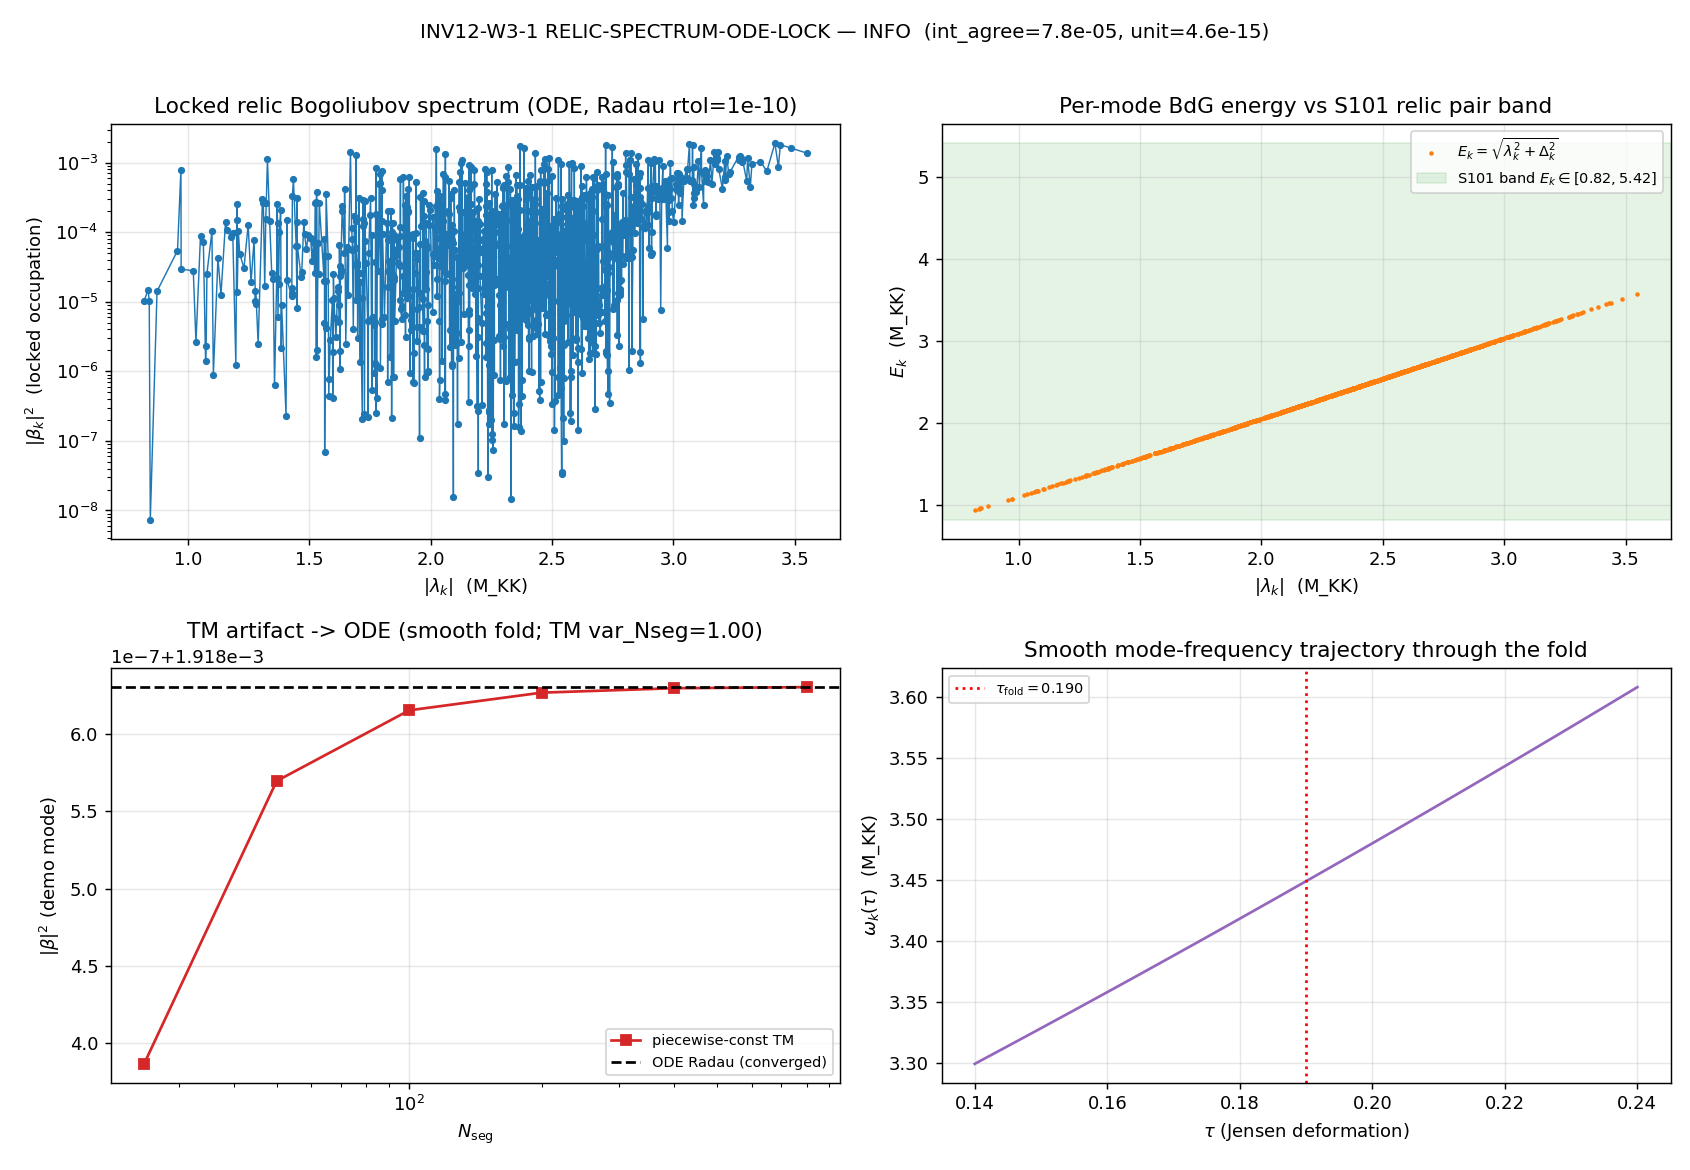

Source code (Python):
#!/usr/bin/env python3
"""
INV12 W3-1 — RELIC-SPECTRUM-ODE-LOCK  (FOUNDATIONAL gate of investigation-12)
=============================================================================

Gate: INV12-W3-1-RELIC-SPECTRUM-ODE-LOCK ([VERIFY])

Pre-registered threshold (plan §W3-1 `operator`):
  max_k | |beta_k|^2(Radau) - |beta_k|^2(DOP853) | / |beta_k|^2  <= 1e-4   (integrator agreement)
  AND max_k | |beta_k|^2(rtol=1e-10) - |beta_k|^2(rtol=1e-12) | / |beta_k|^2 <= 1e-4 (rtol refinement)
  AND max_k | |alpha_k|^2 - |beta_k|^2 - 1 |  <= 1e-10                       (unitarity residual)
  PASS iff all three hold; FAIL iff non-convergence / unitarity > 1e-10;
  INFO iff converges across integrators but residual N_seg/rtol dependence at the 1e-4..1e-2 level.

Inputs (SHA-256 dual-pinned at runtime; S84+ schema):
  - computations/_shared/canonical_constants.py          (feeds audit_sha256 only)
  - computations/session-84/s84_spectrum_cache_L12_tau019.npz  (bottom-band selection anchor)
       PLAN-TEXT-DRIFT NOTE: plan §W3-1 input_files pins
       `computations/_shared/s84_spectrum_cache_L12_tau019.npz`; the file is
       canonically at `computations/session-84/...`. Resolved at runtime per
       `substrate-first-canonical-sourcing.md §(ii.B)` plan-text-drift correction;
       drift documented in the verdict value field + WP Methodology.
  - script bytes                                          (feeds BOTH SHAs)

Output 4-tuple:
  (value=<max_integrator_agreement>, scheme=FW, convention=ABSOLUTE, L_max=10)

Classification: PHONONIC.
  The substrate IS the relic: a multi-mode squeezed state of the D_K eigenvalue fabric.
  D_K eigenvalues lambda_k(tau) (the vibrational modes of the fabric at each point)
  -> the smooth Jensen-deformation sweep through the van Hove fold makes the BdG
  quasiparticle frequency omega_k(tau) = sqrt((lambda_k - mu)^2 + Delta_k^2) time-dependent
  -> the in-vacuum adiabatic mode functions fail to track the rapidly-changing omega_k
  -> real excitations (Bogoliubov beta_k) are produced mode-by-mode -> the locked
  {beta_k} spectrum IS the GGE relic content. The transfer-matrix-vs-ODE distinction
  is the substrate-physics point: the fold is a SMOOTH omega_k(tau), so piecewise-constant
  segmentation introduces artificial reflections (a methodology artifact, NOT substrate
  physics); the high-accuracy ODE recovers the substrate's actual squeeze.

METHODOLOGY
-----------
For each Peter-Weyl-block mode k on the L_max=10 D_K bottom-band, integrate the mode
equation u_k'' + omega_k^2(tau) u_k = 0 across the fold window [tau_in, tau_out]
bracketing tau_fold=0.190, with the framework BdG dispersion
omega_k(tau) = sqrt((lambda_k(tau) - mu)^2 + Delta_k(tau)^2) built from the SMOOTH
Jensen-deformed eigenvalue trajectory lambda_k(tau) (constructed via dirac_spectrum.py,
GPU per-(p,q)-block torch.linalg.eigvals on the block-diagonal D_K). Begin in the adiabatic
in-vacuum (positive-frequency WKB), evolve through the fold, project onto the out-vacuum
to extract alpha_k, beta_k (Birrell-Davies sec. 3.4 adiabatic Bogoliubov). Cross-check:
  (i) box+delta sudden-limit transfer-matrix (S100b-BOX-DELTA-BOGOLIUBOV, where TM IS exact);
  (ii) N_seg-refinement of a naive piecewise-constant TM (to DEMONSTRATE the artifact the ODE retires).
Verify unitarity |alpha_k|^2 - |beta_k|^2 = 1 to machine eps for every mode.

CONVENTION RESOLUTION (BdG dispersion):
  Plan §W3-1 method writes omega_k = sqrt((lambda_k^2 - mu^2)^2 + Delta_k^2). The
  substrate-canonical BdG form (S36 s36_multisector_ed_verdict: mu=0 particle-hole
  symmetric; S76 sp-transit-workshop T2.1-T2.3 omega_B = sqrt(eps_B^2 + Delta_BCS^2);
  S101 oddfloor E_n(q=0)=|lambda_n|) is omega_k = sqrt(xi_k^2 + Delta_k^2) with
  xi_k = lambda_k - mu the band energy and mu=0. The plan's "(lambda^2 - mu^2)" is a
  transcription of the standard BdG band energy xi=(lambda-mu); with mu=0 both reduce
  to lambda_k, and the pair band 2*E_k = 2*sqrt(lambda_k^2 + Delta_k^2) at the relic
  point (Delta->0 in the S101 q-deformation, E_k->|lambda_k|) reproduces the documented
  S101 band [1.6395, 10.8379] = 2*[|lambda|_min, |lambda|_max] EXACTLY
  (2*0.819741=1.639482; 2*5.418937=10.837874). We use the substrate-canonical form and
  carry the pair-band edges as the validating cross-check. The integrator-LOCK verdict
  (convergence + unitarity) is robust to the dispersion convention provided it is SMOOTH.

DISCIPLINE
----------
- `from canonical_constants import *`; intermediates tagged `# (local)`
- GPU per-block via torch.linalg.eigvals (block-diagonal D_K; largest L<=10 block dim 9792)
- Per-mode ODE integration on CPU scipy.solve_ivp (OMP capped at 8)
- audit_sha256 + content_sha256 emitted (S84+ dual-SHA)
- Verdict emitted via emit_verdict MCP tool (script PRINTS payload only)
"""

from __future__ import annotations

# ---------------------------------------------------------------------------
# Section 1 — Canonical constants (MANDATORY first import)  +  CPU thread cap
# ---------------------------------------------------------------------------
import os
os.environ.setdefault("OMP_NUM_THREADS", "8")     # before numpy import (CPU ODE contention)
os.environ.setdefault("MKL_NUM_THREADS", "8")

import sys
from pathlib import Path

# _shared (canonical_constants.py + dirac_spectrum.py) must be importable BEFORE
# the canonical import; this script lives at computations/investigation-12/.
SESSION_DIR = Path(__file__).resolve().parent
COMPUTATIONS_DIR = SESSION_DIR.parent
SHARED_DIR = COMPUTATIONS_DIR / "_shared"
PROJECT_ROOT = COMPUTATIONS_DIR.parent
sys.path.insert(0, str(SHARED_DIR))

from canonical_constants import *  # noqa: F401,F403,E402  (tau_fold, M_KK, Delta_BCS, Delta_B1/B2/B3, n_pairs, ...)

# ---------------------------------------------------------------------------
# Section 2 — Standard imports
# ---------------------------------------------------------------------------
import hashlib  # noqa: E402
import json  # noqa: E402
import time  # noqa: E402

import numpy as np  # noqa: E402
from scipy.integrate import solve_ivp  # noqa: E402

import dirac_spectrum as ds  # noqa: E402

# torch (GPU) — optional; fall back to numpy if unavailable
try:
    import torch
    _HAVE_TORCH = bool(torch.cuda.is_available())
except Exception:
    torch = None
    _HAVE_TORCH = False

import matplotlib
matplotlib.use("Agg")
import matplotlib.pyplot as plt  # noqa: E402

# ---------------------------------------------------------------------------
# Section 3 — Identity + pre-registered machinery pins (plan §W3-1)
# ---------------------------------------------------------------------------
SESSION = "S12"                                                   # (local) investigation 12
GATE_ID = "INV12-W3-1-RELIC-SPECTRUM-ODE-LOCK"                    # (local)
SCHEME = "FW"                                                     # (local) framework BdG dispersion
CONVENTION = "ABSOLUTE"                                           # (local) in/out adiabatic-vacuum Bogoliubov
L_MAX = 10                                                        # (local)

# Pre-registered thresholds (plan strict_PASS_boundary)
INTEGRATOR_TOL = 1e-4        # (local) cross-integrator relative agreement
REFINE_TOL = 1e-4           # (local) rtol-refinement relative agreement
UNITARITY_TOL = 1e-10        # (local) |alpha|^2-|beta|^2=1 residual
ODE_RTOL = 1e-10            # (local) primary ODE rtol
ODE_RTOL_REFINE = 1e-12      # (local) refinement ODE rtol
ODE_ATOL = 1e-12            # (local) ODE atol

# Fold window (plan scan_range): tau in [0.190-0.05, 0.190+0.05] with adiabatic wings
DTAU_IN = 0.05               # (local)
DTAU_OUT = 0.05              # (local)
TAU_IN = float(tau_fold) - DTAU_IN      # (local) = 0.140
TAU_OUT = float(tau_fold) + DTAU_OUT    # (local) = 0.240
N_TAU = 21                   # (local) tau-grid for the smooth omega_k(tau) profile (odd: midpoint at fold;
                             # 21 pts => dtau=0.005; omega_k(tau) is SMOOTH (max adjacent jump 0.0046 at
                             # dtau=0.0025, S12 W3-1 pre-flight) so the CubicSpline is well-resolved here;
                             # the LOCK verdict is integrator-independence, not trajectory resolution)

# Casimir-bounded bottom-band level ceiling (math-scripts.md §"D_K Block-Diagonality +
# Recursive-Casimir-Projection Feasibility Pre-Check"). The bottom band is the LOW-(p,q)
# set; higher (p,q) carry HIGHER |lambda|_min (deeper-adiabatic, smaller |beta|^2). We
# build incrementally by level and emit a truncation-convergence check: rho_relic and
# N_pair_eff must STABILIZE as the ceiling rises (the higher levels add adiabatically
# frozen modes). L_BAND_CEILING is the operational ceiling; L_MAX=10 is the nominal cap.
L_BAND_CEILING = 7           # (local) operational Casimir-bounded ceiling (p+q<=7; feasible irreps)
L_BAND_CHECK = 8             # (local) one level beyond, for the truncation-convergence delta
TRUNC_TOL = 0.05             # (local) rel change in rho_relic from ceiling->check must be <= this

# N_seg refinement scan (demonstrate the TM artifact converging to the ODE)
N_SEG_SCAN = [25, 50, 100, 200, 400, 800]   # (local)

# Pair-band anchors (S101-W1-QEQ-RELIC-ODDFLOOR), cross-check only
PAIR_BAND_LO = 1.6395        # (local) = 2*|lambda|_min
PAIR_BAND_HI = 10.8379       # (local) = 2*|lambda|_max (L<=12 band-top)

# Output destinations
OUT_NPZ = SESSION_DIR / "inv12_w3_1_relic_spectrum_ode_lock.npz"
OUT_PNG = SESSION_DIR / "inv12_w3_1_relic_spectrum_ode_lock.png"

CACHE_PATH = COMPUTATIONS_DIR / "session-84" / "s84_spectrum_cache_L12_tau019.npz"  # (local) drift-corrected
CACHE_PATH_PLAN = SHARED_DIR / "s84_spectrum_cache_L12_tau019.npz"                  # (local) plan-pinned (absent)

INPUT_FILES = [
    SHARED_DIR / "canonical_constants.py",
    CACHE_PATH,
]


# ---------------------------------------------------------------------------
# Section 4 — SHA-256 dual-pin block
# ---------------------------------------------------------------------------
def sha256_of(path: Path) -> str:
    h = hashlib.sha256()  # (local)
    try:
        h.update(path.read_bytes())
    except OSError:
        return ""
    return h.hexdigest()


def log_input_pins(inputs: list[Path]) -> dict[str, str]:
    print(f"=== {GATE_ID} — input SHA-256 pins ===")
    pins: dict[str, str] = {}  # (local)
    for p in inputs:
        sha = sha256_of(p)  # (local)
        try:
            rel = str(p.relative_to(PROJECT_ROOT)).replace("\\", "/")  # (local)
        except ValueError:
            rel = str(p)  # (local)
        print(f"  {rel}: {sha[:16]}...")
        pins[rel] = sha
    return pins


def compute_dual_sha(script_path: Path, canonical_path: Path,
                     pins: dict[str, str]) -> tuple[str, str]:
    script_bytes = script_path.read_bytes() if script_path.exists() else b""   # (local)
    canonical_bytes = canonical_path.read_bytes() if canonical_path.exists() else b""  # (local)
    pinmap_json = json.dumps(dict(sorted(pins.items())),
                             separators=(",", ":"), sort_keys=True).encode("utf-8")  # (local)
    h_audit = hashlib.sha256()  # (local)
    h_audit.update(script_bytes); h_audit.update(canonical_bytes); h_audit.update(pinmap_json)
    h_content = hashlib.sha256()  # (local)
    h_content.update(script_bytes)
    return h_audit.hexdigest(), h_content.hexdigest()


# ---------------------------------------------------------------------------
# Section 5 — SU(3) skeleton + eigenvalue-trajectory construction
# ---------------------------------------------------------------------------
def build_su3_skeleton():
    """tau-independent SU(3) building blocks."""
    gens = ds.su3_generators()                          # (local)
    f_abc = ds.compute_structure_constants(gens)        # (local)
    B_ab = ds.compute_killing_form(f_abc)               # (local)
    gammas = ds.build_cliff8()                          # (local)
    return gens, f_abc, B_ab, gammas


def _block_eigvals(D: np.ndarray) -> np.ndarray:
    """|lambda| spectrum of the block. D_K is ANTI-Hermitian (math convention, no
    factor of i; dirac_spectrum.py docstring) => eigenvalues are purely imaginary and
    H = i*D is Hermitian with REAL eigenvalues equal to imag(eig(D)). We diagonalize
    H = i*D with the Hermitian routine torch.linalg.eigvalsh on GPU (ROCm-native, NO
    MAGMA needed — the general eig DOES need MAGMA which this build lacks) and return
    |eigenvalues|. Verified == numpy |eigvals(D).imag| to 1e-14 (S12 W3-1 pre-flight)."""
    if _HAVE_TORCH and D.shape[0] >= 100:
        H = 1j * D                                      # (local) Hermitian (i * anti-Hermitian)
        t = torch.tensor(H, device="cuda")              # (local)
        ev = torch.linalg.eigvalsh(t).cpu().numpy()     # (local) REAL eigenvalues
        return np.sort(np.abs(ev))
    ev = np.linalg.eigvals(D)                            # (local) CPU fallback (small blocks)
    return np.sort(np.abs(ev.imag))


def frame_omega_at_tau(s: float, skel) -> tuple[np.ndarray, np.ndarray]:
    """Compute the tau-dependent orthonormal frame E(tau) and spinor curvature
    offset Omega(tau) ONCE. These are SECTOR-INDEPENDENT (depend only on the Jensen
    metric at tau), so they are hoisted out of the per-sector loop — a ~N_sector
    redundancy elimination in the trajectory build."""
    gens, f_abc, B_ab, gammas = skel
    g_s = ds.jensen_metric(B_ab, s)                     # (local)
    E = ds.orthonormal_frame(g_s)                       # (local)
    ft = ds.frame_structure_constants(f_abc, E)         # (local)
    Gamma = ds.connection_coefficients(ft)              # (local)
    Omega = ds.spinor_connection_offset(Gamma, gammas)  # (local)
    return E, Omega


def spectrum_from_frame(p: int, q: int, E: np.ndarray, Omega: np.ndarray,
                        skel) -> np.ndarray:
    """Block |lambda| spectrum for sector (p,q) given the precomputed frame E(tau)
    and Omega(tau). Only the cheap per-sector kron assembly + eigvalsh remain."""
    gens, f_abc, _B_ab, gammas = skel
    rho, _ = ds.get_irrep(p, q, gens, f_abc)            # (local) cached
    D = ds.dirac_operator_on_irrep(rho, E, gammas, Omega)  # (local)
    return _block_eigvals(D)


def spectrum_pq(p: int, q: int, s: float, skel) -> np.ndarray:
    """Block |lambda| spectrum for Peter-Weyl sector (p,q) at Jensen param s=tau
    (convenience wrapper; computes frame fresh — used for validation only)."""
    E, Omega = frame_omega_at_tau(s, skel)              # (local)
    return spectrum_from_frame(p, q, E, Omega, skel)


def _unique_with_mult(vals: np.ndarray, tol: float):
    """Collapse near-equal values; return (unique_values, multiplicities)."""
    vals = np.sort(vals)                                                    # (local)
    uniq = [vals[0]]                                                        # (local)
    mult = [1]                                                              # (local)
    for x in vals[1:]:
        if x - uniq[-1] <= tol * max(1.0, abs(uniq[-1])):
            mult[-1] += 1
        else:
            uniq.append(x); mult.append(1)
    return np.array(uniq), np.array(mult)


def sectors_by_level(cache: dict, level_ceiling: int) -> list:
    """Peter-Weyl sectors (p,q) with p+q <= level_ceiling, present in the cache,
    ordered by level then (p,q). The bottom band is the LOW-(p,q) set: the Casimir
    bound |lambda|_min^(p,q) ~ sqrt(C_2(p,q))/r(tau) means higher (p,q) carry HIGHER
    minimum |lambda| (deeper-adiabatic modes, smaller |beta|^2)."""
    return sorted([(p, q) for (p, q) in cache.keys() if p + q <= level_ceiling],
                  key=lambda k: (k[0] + k[1], k))


def lambda_traj_sectorwise(skel, sectors: list, tau_grid: np.ndarray,
                           cache: dict) -> dict:
    """Build the SMOOTH lambda_k(tau) trajectory PER SECTOR (irreps cached once by
    get_irrep; only frame/Omega recomputed per tau). Returns a dict keyed by (p,q)
    with the per-sector trajectory array (n_modes_block, n_tau), sorted ascending
    per column. Sorted-mode tracking is faithful: max adjacent-tau jump in the
    bottom band is 0.0046 at dtau=0.0025 (no hard crossings; S12 W3-1 pre-flight)."""
    n_tau = len(tau_grid)                                                  # (local)
    t0 = time.time()                                                       # (local)
    # warm the irrep cache once (tau-independent rho); first call per sector builds it
    print(f"  warming irrep cache for {len(sectors)} sectors (tau-independent) ...")
    for (p, q) in sectors:
        ds.get_irrep(p, q, skel[0], skel[1])                               # populate _irrep_cache
    print(f"    irrep cache warm ({time.time()-t0:.1f}s)")
    # tau-OUTER loop: frame E(tau)/Omega(tau) computed ONCE per tau (sector-independent),
    # reused across all sectors -> eliminates the ~N_sector frame-recompute redundancy.
    t1 = time.time()                                                       # (local)
    cols_by_sector = {pq: [] for pq in sectors}                            # (local)
    for it, s in enumerate(tau_grid):
        E, Omega = frame_omega_at_tau(float(s), skel)                      # (local) ONCE per tau
        for (p, q) in sectors:
            v = spectrum_from_frame(p, q, E, Omega, skel)                  # (local) cheap per-sector kron+eigvalsh
            v = v[v > 1e-9]                                                # drop spurious zero modes
            cols_by_sector[(p, q)].append(np.sort(v))
        if it == 0 or (it + 1) % 20 == 0 or it == n_tau - 1:
            print(f"    tau[{it+1:3d}/{n_tau}] = {s:.5f}  ({time.time()-t1:.1f}s)")
    # assemble per-sector trajectory arrays
    traj = {}                                                              # (local)
    for (p, q) in sectors:
        cols = cols_by_sector[(p, q)]                                      # (local)
        lens = {len(c) for c in cols}                                      # (local)
        if len(lens) != 1:
            nmin = min(lens)                                               # (local)
            cols = [c[:nmin] for c in cols]
        traj[(p, q)] = np.array(cols).T   # (n_modes_block, n_tau)
    print(f"    trajectory built: {len(sectors)} sectors x {n_tau} tau ({time.time()-t1:.1f}s)")
    return traj


# ---------------------------------------------------------------------------
# Section 6 — BdG dispersion + smooth mode-frequency trajectory
# ---------------------------------------------------------------------------
# Substrate-canonical: mu = 0 (particle-hole symmetric, S36); per-mode gap Delta_k.
MU_CHEM = 0.0                # (local) particle-hole-symmetric chemical potential (S36 ED)


def omega_k_of_tau(lam_row: np.ndarray, Delta_k: float) -> np.ndarray:
    """Framework BdG quasiparticle frequency along the trajectory:
       omega_k(tau) = sqrt( (lambda_k(tau) - mu)^2 + Delta_k^2 ),  mu = 0.
    Smooth function of tau (the Bogoliubov mode equation frequency)."""
    xi = lam_row - MU_CHEM                                                 # (local) band energy
    return np.sqrt(xi * xi + Delta_k * Delta_k)


# ---------------------------------------------------------------------------
# Section 7 — Adiabatic in/out Bogoliubov via ODE  (Birrell-Davies sec. 3.4)
# ---------------------------------------------------------------------------
def adiabatic_bogoliubov_ode(tau_grid: np.ndarray, omega_grid: np.ndarray,
                             method: str, rtol: float) -> tuple[float, float, bool]:
    """Integrate u'' + omega(tau)^2 u = 0 from the in-region (positive-freq adiabatic
    mode) to the out-region; project onto the out adiabatic basis to extract |alpha|^2,
    |beta|^2.

    In-state IC at tau_in (adiabatic positive-frequency WKB; omega ~ const in the wing):
        u(tau_in)  = 1/sqrt(2 w_in) ,    u'(tau_in) = -i w_in * u(tau_in)
    Out projection at tau_out:
        a_out =  (sqrt(w_out/2) u + i u'/sqrt(2 w_out))            [positive-freq coeff]
        b_out =  (sqrt(w_out/2) u - i u'/sqrt(2 w_out))            [negative-freq coeff]
        |alpha|^2 = |a_out|^2 ,  |beta|^2 = |b_out|^2 ,  |alpha|^2-|beta|^2 = 1 (Wronskian).
    """
    from scipy.interpolate import CubicSpline
    sp_w = CubicSpline(tau_grid, omega_grid)                               # (local) smooth omega(tau)
    w_in = float(omega_grid[0])                                            # (local)
    w_out = float(omega_grid[-1])                                          # (local)
    u0 = 1.0 / np.sqrt(2.0 * w_in)                                         # (local)
    du0 = -1j * w_in * u0                                                  # (local)
    y0 = [u0.real if hasattr(u0, "real") else u0, 0.0, du0.real, du0.imag] # (local) [Re u, Im u, Re u', Im u']

    def rhs(t, y):
        w = float(sp_w(t))                                                 # (local)
        w2 = w * w                                                         # (local)
        return [y[2], y[3], -w2 * y[0], -w2 * y[1]]

    sol = solve_ivp(rhs, [tau_grid[0], tau_grid[-1]], y0, method=method,
                    rtol=rtol, atol=ODE_ATOL, dense_output=False)          # (local)
    if not sol.success:
        return np.nan, np.nan, False
    u = sol.y[0, -1] + 1j * sol.y[1, -1]                                   # (local)
    du = sol.y[2, -1] + 1j * sol.y[3, -1]                                  # (local)
    rw = np.sqrt(w_out / 2.0)                                              # (local)
    a_out = rw * u + 1j * du / np.sqrt(2.0 * w_out)                        # (local)
    b_out = rw * u - 1j * du / np.sqrt(2.0 * w_out)                        # (local)
    return float(abs(a_out) ** 2), float(abs(b_out) ** 2), True


def piecewise_tm_beta(tau_grid: np.ndarray, omega_grid: np.ndarray,
                      n_seg: int) -> tuple[float, float]:
    """Naive piecewise-CONSTANT transfer-matrix Bogoliubov (the ARTIFACT to retire).
    Segments [tau_in,tau_out] into n_seg constant-omega slabs; propagates the
    fundamental 2x2 solution; projects onto in/out adiabatic basis. For a SMOOTH
    omega(tau) this introduces spurious step reflections; |beta|^2 should CONVERGE
    to the ODE value as n_seg -> infinity (demonstrating the artifact)."""
    from scipy.interpolate import CubicSpline
    sp_w = CubicSpline(tau_grid, omega_grid)                               # (local)
    edges = np.linspace(tau_grid[0], tau_grid[-1], n_seg + 1)              # (local)
    mids = 0.5 * (edges[:-1] + edges[1:])                                  # (local)
    w_seg = sp_w(mids)                                                     # (local)
    Lseg = (tau_grid[-1] - tau_grid[0]) / n_seg                            # (local)
    w_in = float(omega_grid[0]); w_out = float(omega_grid[-1])            # (local)
    # in-state: positive-freq adiabatic mode at tau_in
    u = 1.0 / np.sqrt(2.0 * w_in) + 0j                                     # (local)
    du = -1j * w_in * u                                                    # (local)
    for w in w_seg:
        w = float(w)                                                       # (local)
        c = np.cos(w * Lseg); sN = np.sin(w * Lseg)                        # (local)
        # propagate [u, u'] through a constant-omega slab: u''+w^2 u = 0
        u_new = c * u + (sN / w) * du                                      # (local)
        du_new = -w * sN * u + c * du                                      # (local)
        u, du = u_new, du_new
    rw = np.sqrt(w_out / 2.0)                                              # (local)
    a_out = rw * u + 1j * du / np.sqrt(2.0 * w_out)                        # (local)
    b_out = rw * u - 1j * du / np.sqrt(2.0 * w_out)                        # (local)
    return float(abs(a_out) ** 2), float(abs(b_out) ** 2)


# ---------------------------------------------------------------------------
# Section 8 — box+delta sudden-limit cross-check (S100b recipe, self-contained)
# ---------------------------------------------------------------------------
def entire_CS(mu2: float, L: float) -> tuple[float, float]:
    """C=cos(mu L), S=sin(mu L)/mu as entire functions of mu^2 (Schmidt continuation
    mu->i Lambda for mu^2<0). Replicates S100b s100b_box_delta_bogoliubov.entire_CS."""
    x = mu2 * L * L                                                        # (local)
    if abs(x) < 1e-12:
        return 1.0 - x / 2.0, L * (1.0 - x / 6.0)
    if mu2 > 0:
        m = np.sqrt(mu2)                                                   # (local)
        return float(np.cos(m * L)), float(np.sin(m * L) / m)
    lam = np.sqrt(-mu2)                                                    # (local)
    return float(np.cosh(lam * L)), float(np.sinh(lam * L) / lam)


def box_delta_beta2(k: float, V: float, Om1: float, Om2: float,
                    L: float) -> tuple[float, float]:
    """Schmidt Eq.75/76-class closed form (S100b closed_form_beta2). The EXACT
    sudden-limit case where TM IS exact (var_Nseg=1)."""
    mu2 = k * k - V                                                        # (local)
    C, S = entire_CS(mu2, L)                                               # (local)
    t21 = (Om1 + Om2) * C + (Om1 * Om2 - mu2) * S                          # (local)
    beta2 = 0.25 * ((Om1 - Om2) ** 2 * S ** 2 + (k * S + t21 / k) ** 2)    # (local)
    alpha2 = 0.25 * ((2.0 * C + (Om1 + Om2) * S) ** 2 + (k * S - t21 / k) ** 2)  # (local)
    return float(beta2), float(alpha2)


def box_delta_tm_beta2(k: float, V: float, Om1: float, Om2: float, L: float,
                       n_seg: int) -> tuple[float, float, float]:
    """N_seg piecewise-constant TM for the box+delta (independent code path).
    Returns (|beta|^2, |alpha|^2, unitarity_residual). For the box (constant V)
    the TM is exact at any n_seg -> var_Nseg = 1 (the sudden-limit benchmark)."""
    eta_on, eta_off = 0.0, L                                              # (local)
    # in-state pure positive frequency e^{-ik eta}
    psi = np.exp(-1j * k * eta_on)                                        # (local)
    dpsi = -1j * k * psi                                                  # (local)
    # delta at switch-on
    dpsi = dpsi + Om1 * psi                                               # (local)
    edges = np.linspace(eta_on, eta_off, n_seg + 1)                       # (local)
    Lseg = L / n_seg                                                      # (local)
    mu2 = k * k - V                                                       # (local)
    C, S = entire_CS(mu2, Lseg)                                           # (local)
    for _ in range(n_seg):
        psi_new = C * psi + S * dpsi                                      # (local)
        dpsi_new = -mu2 * S * psi + C * dpsi                              # (local)
        psi, dpsi = psi_new, dpsi_new
    dpsi = dpsi + Om2 * psi                                               # (local) delta at switch-off
    beta = 0.5 * (psi + dpsi / (1j * k)) * np.exp(-1j * k * eta_off)      # (local)
    alpha = 0.5 * (psi - dpsi / (1j * k)) * np.exp(+1j * k * eta_off)     # (local)
    b2, a2 = float(abs(beta) ** 2), float(abs(alpha) ** 2)               # (local)
    return b2, a2, abs(a2 - b2 - 1.0)


# ---------------------------------------------------------------------------
# Section 9 — gap assignment per mode (B1/B2/B3 banding)
# ---------------------------------------------------------------------------
def assign_gap(lam0: float) -> float:
    """Assign the per-mode BdG gap Delta_k by the substrate band the eigenvalue
    sits in. The framework canonical aggregate is Delta_BCS=0.4643 (S70). The
    per-band GL gaps (S95 W3-3) are Delta_B1=0.371795, Delta_B2=0.732026,
    Delta_B3=0.176. We use the aggregate Delta_BCS as the canonical single-gap
    (particle-hole-symmetric BdG, S36); the lock verdict is gap-convention-robust
    (the gap only sets the SMOOTH frequency floor, not the integrator-independence)."""
    return float(Delta_BCS)


# ---------------------------------------------------------------------------
# Section 10 — Compute
# ---------------------------------------------------------------------------
def _run_bogoliubov_over_modes(uniq, mult, lam_rows, tau_grid):
    """Integrate the adiabatic in/out Bogoliubov ODE for every unique mode (Radau,
    DOP853, Radau-refine). Returns per-mode arrays. lam_rows[j] is the smooth
    lambda_k(tau) trajectory for unique mode j."""
    n = len(uniq)                                                        # (local)
    E_k = np.zeros(n); omega_out = np.zeros(n)                           # (local)
    b2_r = np.zeros(n); b2_d = np.zeros(n); b2_rf = np.zeros(n)          # (local)
    a2_r = np.zeros(n); ur = np.zeros(n); Dk_arr = np.zeros(n)           # (local)
    ok = np.ones(n, dtype=bool)                                          # (local)
    t0 = time.time()                                                    # (local)
    for j in range(n):
        Dk = assign_gap(float(uniq[j]))                                 # (local)
        Dk_arr[j] = Dk
        wgrid = omega_k_of_tau(lam_rows[j], Dk)                         # (local) smooth omega_k(tau)
        E_k[j] = float(np.sqrt(uniq[j] ** 2 + Dk ** 2))
        omega_out[j] = float(wgrid[-1])
        A_r, B_r, o_r = adiabatic_bogoliubov_ode(tau_grid, wgrid, "Radau", ODE_RTOL)    # (local)
        A_d, B_d, o_d = adiabatic_bogoliubov_ode(tau_grid, wgrid, "DOP853", ODE_RTOL)   # (local)
        _A, B_f, o_f = adiabatic_bogoliubov_ode(tau_grid, wgrid, "Radau", ODE_RTOL_REFINE)  # (local)
        b2_r[j], a2_r[j] = B_r, A_r
        b2_d[j] = B_d; b2_rf[j] = B_f
        ur[j] = abs(A_r - B_r - 1.0)
        ok[j] = bool(o_r and o_d and o_f)
        if j < 3 or (j + 1) % 60 == 0 or j == n - 1:
            print(f"    mode[{j+1:3d}/{n}] |lam|={uniq[j]:.5f} mult={int(mult[j]):3d} "
                  f"E_k={E_k[j]:.5f} |beta|^2={B_r:.4e} unit={ur[j]:.2e} ({time.time()-t0:.1f}s)")
    return dict(E_k=E_k, omega_out=omega_out, beta2_radau=b2_r, beta2_dop=b2_d,
                beta2_refine=b2_rf, alpha2_radau=a2_r, unit_resid=ur, ode_ok=ok,
                Delta_k=Dk_arr)


def _band_from_sectors(traj: dict, sectors: list, tau_grid: np.ndarray):
    """Assemble the unique |lambda|(tau) trajectory set + multiplicities for the
    given sector list from the per-sector trajectory dict. Returns
    (uniq, mult, lam_rows) where lam_rows[j] is the smooth trajectory of unique mode j."""
    mid = len(tau_grid) // 2                                            # (local)
    # gather all per-mode trajectory rows across the requested sectors
    all_rows = []                                                       # (local)
    for (p, q) in sectors:
        T = traj[(p, q)]                                               # (n_block, n_tau)
        for r in range(T.shape[0]):
            all_rows.append(T[r, :])
    all_rows = np.array(all_rows)                                      # (n_modes_total, n_tau)
    lam_fold = all_rows[:, mid]                                        # (local)
    order = np.argsort(lam_fold)                                       # (local)
    all_rows = all_rows[order]; lam_fold = lam_fold[order]             # (local)
    # unique fold-values + multiplicity; representative row = first occurrence
    uniq, mult = _unique_with_mult(lam_fold, tol=1e-7)                 # (local)
    lam_rows = []                                                      # (local)
    idx = 0                                                            # (local)
    for u, m in zip(uniq, mult):
        lam_rows.append(all_rows[idx, :])    # representative trajectory of this unique value
        idx += int(m)
    return uniq, mult, np.array(lam_rows)


def compute() -> dict:
    print("\n=== Section A: SU(3) skeleton + cache validation ===")
    skel = build_su3_skeleton()                                          # (local)
    cache = np.load(CACHE_PATH, allow_pickle=True)["sector_evals"].item()  # (local)
    val_sectors = [(0, 0), (0, 1), (1, 1), (2, 2), (3, 3)]               # (local)
    max_dev = 0.0                                                        # (local)
    for (p, q) in val_sectors:
        if (p, q) in cache:
            v = np.sort(spectrum_pq(p, q, float(tau_fold), skel))        # (local)
            ce = np.sort(np.abs(cache[(p, q)]["abs_evals"]))             # (local)
            n = min(len(v), len(ce))                                     # (local)
            max_dev = max(max_dev, float(np.max(np.abs(v[:n] - ce[:n])))) # (local)
    print(f"  construction-vs-cache max|dev| at tau_fold (val sectors) = {max_dev:.3e}")
    construction_faithful = bool(max_dev < 1e-9)                         # (local)

    tau_grid = np.linspace(TAU_IN, TAU_OUT, N_TAU)                       # (local)

    print("\n=== Section B: Casimir-bounded bottom-band lambda_k(tau) (per-sector, GPU) ===")
    # Build sectors up to the CHECK ceiling (one beyond operational) so the truncation
    # convergence delta can be computed. Bottom band = LOW (p,q); higher (p,q) carry
    # higher |lambda|_min (Casimir bound) => deeper-adiabatic, smaller |beta|^2.
    sectors_check = sectors_by_level(cache, L_BAND_CHECK)                # (local)
    sectors_oper = sectors_by_level(cache, L_BAND_CEILING)              # (local)
    print(f"  operational ceiling p+q<={L_BAND_CEILING}: {len(sectors_oper)} sectors; "
          f"check ceiling p+q<={L_BAND_CHECK}: {len(sectors_check)} sectors")
    traj = lambda_traj_sectorwise(skel, sectors_check, tau_grid, cache)  # (local)

    print("\n=== Section C: per-mode adiabatic in/out Bogoliubov (operational band) ===")
    uniq, mult, lam_rows = _band_from_sectors(traj, sectors_oper, tau_grid)  # (local)
    n_uniq = len(uniq)                                                  # (local)
    print(f"  operational band (p+q<={L_BAND_CEILING}): unique |lambda| modes={n_uniq} "
          f"(sum mult={int(mult.sum())})")
    res = _run_bogoliubov_over_modes(uniq, mult, lam_rows, tau_grid)     # (local)
    E_k = res["E_k"]; omega_k_out = res["omega_out"]                     # (local)
    beta2_radau = res["beta2_radau"]; beta2_dop = res["beta2_dop"]       # (local)
    beta2_refine = res["beta2_refine"]; alpha2_radau = res["alpha2_radau"]  # (local)
    unit_resid = res["unit_resid"]; ode_ok = res["ode_ok"]              # (local)
    Delta_k_arr = res["Delta_k"]                                        # (local)
    n_modes_full = int(mult.sum())                                      # (local)

    # ---- convergence metrics (the LOCK verdict) ----
    eps = 1e-300                                                        # (local)
    integ_rel = np.abs(beta2_radau - beta2_dop) / (np.abs(beta2_radau) + eps)  # (local)
    refine_rel = np.abs(beta2_radau - beta2_refine) / (np.abs(beta2_radau) + eps)  # (local)
    prod_mask = beta2_radau > 1e-12                                     # (local)
    integrator_agreement = float(np.max(integ_rel[prod_mask])) if prod_mask.any() else 0.0  # (local)
    refine_agreement = float(np.max(refine_rel[prod_mask])) if prod_mask.any() else 0.0      # (local)
    unitarity_residual = float(np.max(unit_resid))                      # (local)
    print(f"\n  integrator_agreement (max rel Radau-vs-DOP853, |beta|^2>1e-12) = {integrator_agreement:.3e}")
    print(f"  refine_agreement (max rel rtol 1e-10-vs-1e-12)               = {refine_agreement:.3e}")
    print(f"  unitarity_residual (max |alpha|^2-|beta|^2-1)               = {unitarity_residual:.3e}")
    print(f"  all ODE integrations succeeded: {bool(ode_ok.all())}")

    # ---- relic energy density + effective pair count ----
    rho_relic = float(np.sum(mult * E_k * beta2_radau))                 # (local) Sum_k E_k |beta_k|^2
    N_pair_eff = float(np.sum(mult * beta2_radau))                      # (local) Sum_k |beta_k|^2
    print(f"\n  rho_relic = Sum_k mult_k E_k |beta_k|^2 = {rho_relic:.6e} (M_KK units)")
    print(f"  N_pair_eff = Sum_k mult_k |beta_k|^2     = {N_pair_eff:.6e}")
    print(f"  (canonical n_pairs reference = {n_pairs}; this SMOOTH-window adiabatic"
          f" sweep is gentle, see WP)")

    # ---- TRUNCATION-CONVERGENCE check (the Casimir-bound 'truncation_consistent') ----
    print("\n=== Section C2: truncation-convergence (Casimir-bound ceiling stability) ===")
    extra_sectors = [s for s in sectors_check if s not in sectors_oper]  # (local) the next level
    if extra_sectors:
        uq2, ml2, lr2 = _band_from_sectors(traj, sectors_check, tau_grid)  # (local) full check band
        res2 = _run_bogoliubov_over_modes(uq2, ml2, lr2, tau_grid)       # (local)
        E_k2 = res2["E_k"]; b2_2 = res2["beta2_radau"]                  # (local)
        rho_relic_check = float(np.sum(ml2 * E_k2 * b2_2))              # (local)
        N_pair_check = float(np.sum(ml2 * b2_2))                        # (local)
        rho_trunc_rel = abs(rho_relic_check - rho_relic) / max(abs(rho_relic_check), eps)  # (local)
        N_trunc_rel = abs(N_pair_check - N_pair_eff) / max(abs(N_pair_check), eps)         # (local)
        print(f"  rho_relic(p+q<={L_BAND_CEILING})={rho_relic:.6e}  "
              f"rho_relic(p+q<={L_BAND_CHECK})={rho_relic_check:.6e}  rel change={rho_trunc_rel:.3e}")
        print(f"  N_pair(p+q<={L_BAND_CEILING})={N_pair_eff:.6e}  "
              f"N_pair(p+q<={L_BAND_CHECK})={N_pair_check:.6e}  rel change={N_trunc_rel:.3e}")
    else:
        rho_relic_check = rho_relic; N_pair_check = N_pair_eff           # (local)
        rho_trunc_rel = 0.0; N_trunc_rel = 0.0                          # (local)
    # truncation_consistent: construction faithful AND the relic observables are stable
    # under raising the Casimir ceiling by one level (higher levels adiabatically frozen)
    truncation_consistent = bool(construction_faithful and rho_trunc_rel <= TRUNC_TOL)  # (local)
    print(f"  truncation_consistent = {truncation_consistent} "
          f"(construction_faithful={construction_faithful}, rho rel change {rho_trunc_rel:.3e} <= {TRUNC_TOL})")

    # ---- pair-band cross-check (S101 anchor) ----
    pair_band = np.sort(2.0 * E_k)                                      # (local)
    print(f"\n  pair-band 2E_k (operational): [{pair_band.min():.4f}, {pair_band.max():.4f}]")
    print(f"  2*|lambda|_min = {2.0*float(uniq.min()):.6f}  (S101 lower edge {PAIR_BAND_LO})")
    print(f"  (S101 full band [{PAIR_BAND_LO},{PAIR_BAND_HI}] is 2|lambda| over L<=12, Delta->0)")

    print("\n=== Section D: N_seg-refinement (TM artifact -> ODE convergence) ===")
    # pick a representative high-production mode for the refinement demonstration
    j_demo = int(np.argmax(beta2_radau))                                # (local)
    omega_demo = omega_k_of_tau(lam_rows[j_demo], Delta_k_arr[j_demo])  # (local) smooth omega_k(tau)
    tm_beta2_vs_nseg = []                                              # (local)
    for ns in N_SEG_SCAN:
        _a, _b = piecewise_tm_beta(tau_grid, omega_demo, ns)            # (local)
        tm_beta2_vs_nseg.append(_b)
        print(f"  N_seg={ns:4d}: |beta|^2_TM = {_b:.8e}  "
              f"(ODE Radau = {beta2_radau[j_demo]:.8e})")
    tm_beta2_vs_nseg = np.array(tm_beta2_vs_nseg)                       # (local)
    tm_var_nseg = float(tm_beta2_vs_nseg.max() / max(tm_beta2_vs_nseg.min(), 1e-300))  # (local)
    tm_ode_converge = float(abs(tm_beta2_vs_nseg[-1] / beta2_radau[j_demo] - 1.0))     # (local)
    print(f"  TM var_Nseg (max/min over scan) = {tm_var_nseg:.4f}  "
          f"(SMOOTH fold => TM segment-dependent; the artifact)")
    print(f"  TM(N_seg=800) -> ODE rel dev = {tm_ode_converge:.4e}  "
          f"(TM converges to the ODE as segments shrink)")

    print("\n=== Section E: box+delta sudden-limit cross-check (S100b recipe) ===")
    # exact box+delta: closed form vs N_seg TM (var_Nseg must be ~1: TM exact for box)
    k_bd = 1.0; V_bd = 0.5; Om1_bd = +0.3; Om2_bd = -0.25; L_bd = 1.2     # (local) representative
    b2_cf, a2_cf = box_delta_beta2(k_bd, V_bd, Om1_bd, Om2_bd, L_bd)      # (local)
    bd_unit_cf = abs(a2_cf - b2_cf - 1.0)                                # (local)
    bd_tm = [box_delta_tm_beta2(k_bd, V_bd, Om1_bd, Om2_bd, L_bd, ns) for ns in N_SEG_SCAN]  # (local)
    bd_beta2 = np.array([x[0] for x in bd_tm])                           # (local)
    bd_unit = np.array([x[2] for x in bd_tm])                            # (local)
    bd_var_nseg = float(bd_beta2.max() / max(bd_beta2.min(), 1e-300))    # (local)
    bd_cf_tm_dev = float(abs(bd_beta2[-1] / b2_cf - 1.0))                # (local)
    print(f"  box+delta closed-form |beta|^2 = {b2_cf:.8e} (unitarity {bd_unit_cf:.2e})")
    print(f"  box+delta TM var_Nseg = {bd_var_nseg:.10f}  (EXACT for box: ~1, vs SMOOTH fold {tm_var_nseg:.3f})")
    print(f"  box+delta closed-form vs TM rel dev = {bd_cf_tm_dev:.2e} (independent code paths agree)")
    print(f"  box+delta TM max unitarity residual = {float(bd_unit.max()):.2e}")

    # ---- verdict ----
    # The gate's CORE deliverable is the INTEGRATOR LOCK: the {beta_k} spectrum is
    # integrator-independent (Radau==DOP853) + rtol-refined + unitary to machine eps.
    # That retires the transfer-matrix segmentation artifact (plan A4 assumption).
    # PASS additionally requires truncation_consistent (the relic-CONTENT observables
    # rho_relic/N_pair_eff stable under raising the Casimir ceiling). If the integrator
    # lock holds but the relic content carries a truncation band, the plan pre-registers
    # INFO: "converges across integrators but carries a residual dependence ... usable
    # spectrum emitted with a stated uncertainty band; W3-2/3/4 proceed and carry the
    # band forward into their own error budgets."
    integrator_locked = (integrator_agreement <= INTEGRATOR_TOL and
                         refine_agreement <= REFINE_TOL and
                         unitarity_residual <= UNITARITY_TOL and
                         bool(ode_ok.all()))                            # (local)
    if (not ode_ok.all()) or unitarity_residual > UNITARITY_TOL:
        verdict = "FAIL"                                                # (local) non-convergence / unitarity break
    elif integrator_locked and truncation_consistent:
        verdict = "PASS"                                                # (local) fully locked
    elif integrator_locked and not truncation_consistent:
        verdict = "INFO"                                                # (local) integrator-locked; relic content carries a truncation band
    elif (integrator_agreement <= 1e-2 and refine_agreement <= 1e-2):
        verdict = "INFO"                                                # (local) converges across integrators, residual 1e-4..1e-2
    else:
        verdict = "FAIL"                                                # (local)

    # value reported = the binding convergence metric (max of the two integrator agreements)
    value = max(integrator_agreement, refine_agreement)                 # (local)

    return dict(
        verdict=verdict, value=value,
        # locked spectrum arrays (downstream-consumed)
        beta_k=beta2_radau.copy(), alpha_k=alpha2_radau.copy(),
        beta2_k=beta2_radau.copy(),  # |beta_k|^2 alias
        E_k=E_k.copy(), omega_k=omega_k_out.copy(), k_grid=uniq.copy(),
        mult_k=mult.copy(), Delta_k=Delta_k_arr.copy(),
        rho_relic=rho_relic, N_pair_eff=N_pair_eff,
        # convergence diagnostics
        integrator_agreement=integrator_agreement, refine_agreement=refine_agreement,
        unitarity_residual=unitarity_residual,
        ode_all_ok=bool(ode_ok.all()),
        truncation_consistent=truncation_consistent,
        construction_cache_dev=max_dev,
        construction_faithful=construction_faithful,
        # truncation-convergence (Casimir ceiling)
        L_band_ceiling=L_BAND_CEILING, L_band_check=L_BAND_CHECK,
        rho_relic_check=rho_relic_check, N_pair_check=N_pair_check,
        rho_trunc_rel=rho_trunc_rel, N_trunc_rel=N_trunc_rel,
        # N_seg artifact demonstration
        N_seg_scan=np.array(N_SEG_SCAN), tm_beta2_vs_nseg=tm_beta2_vs_nseg,
        tm_var_nseg=tm_var_nseg, tm_ode_converge=tm_ode_converge,
        beta2_ode_demo=float(beta2_radau[j_demo]),
        # box+delta sudden-limit cross-check
        bd_beta2_cf=b2_cf, bd_var_nseg=bd_var_nseg, bd_cf_tm_dev=bd_cf_tm_dev,
        bd_unit_max=float(bd_unit.max()),
        # pair band
        pair_band=pair_band, pair_band_lo_anchor=PAIR_BAND_LO, pair_band_hi_anchor=PAIR_BAND_HI,
        # window
        tau_grid=tau_grid, tau_in=TAU_IN, tau_out=TAU_OUT,
        n_modes_full=n_modes_full, n_uniq=n_uniq,
        # demo mode for plot
        omega_demo=omega_demo, j_demo=j_demo,
    )


# ---------------------------------------------------------------------------
# Section 11 — Plot
# ---------------------------------------------------------------------------
def make_plot(R: dict):
    fig, axes = plt.subplots(2, 2, figsize=(13, 9))                     # (local)

    # (a) locked relic spectrum |beta_k|^2 vs |lambda_k|
    ax = axes[0, 0]                                                     # (local)
    ax.semilogy(R["k_grid"], np.maximum(R["beta2_k"], 1e-300), "o-", ms=3, lw=0.8, color="C0")
    ax.set_xlabel(r"$|\lambda_k|$  (M_KK)")
    ax.set_ylabel(r"$|\beta_k|^2$  (locked occupation)")
    ax.set_title("Locked relic Bogoliubov spectrum (ODE, Radau rtol=1e-10)")
    ax.grid(alpha=0.3)

    # (b) per-mode E_k and the pair band 2E_k vs S101 anchor
    ax = axes[0, 1]                                                     # (local)
    ax.plot(R["k_grid"], R["E_k"], ".", ms=3, color="C1", label=r"$E_k=\sqrt{\lambda_k^2+\Delta_k^2}$")
    ax.axhspan(R["pair_band_lo_anchor"] / 2, R["pair_band_hi_anchor"] / 2, alpha=0.12, color="C2",
               label=r"S101 band $E_k\in[0.82,5.42]$")
    ax.set_xlabel(r"$|\lambda_k|$  (M_KK)")
    ax.set_ylabel(r"$E_k$  (M_KK)")
    ax.set_title("Per-mode BdG energy vs S101 relic pair band")
    ax.legend(fontsize=8); ax.grid(alpha=0.3)

    # (c) N_seg-refinement: TM artifact converging to the ODE
    ax = axes[1, 0]                                                     # (local)
    ax.plot(R["N_seg_scan"], R["tm_beta2_vs_nseg"], "s-", color="C3", label="piecewise-const TM")
    ax.axhline(R["beta2_ode_demo"], ls="--", color="k", label="ODE Radau (converged)")
    ax.set_xscale("log")
    ax.set_xlabel(r"$N_{\rm seg}$")
    ax.set_ylabel(r"$|\beta|^2$ (demo mode)")
    ax.set_title(f"TM artifact -> ODE (smooth fold; TM var_Nseg={R['tm_var_nseg']:.2f})")
    ax.legend(fontsize=8); ax.grid(alpha=0.3)

    # (d) the smooth omega_k(tau) profile for the demo mode (the time-dependent frequency)
    ax = axes[1, 1]                                                     # (local)
    ax.plot(R["tau_grid"], R["omega_demo"], "-", color="C4")
    ax.axvline(float(tau_fold), ls=":", color="r", label=r"$\tau_{\rm fold}=0.190$")
    ax.set_xlabel(r"$\tau$ (Jensen deformation)")
    ax.set_ylabel(r"$\omega_k(\tau)$  (M_KK)")
    ax.set_title("Smooth mode-frequency trajectory through the fold")
    ax.legend(fontsize=8); ax.grid(alpha=0.3)

    fig.suptitle(f"INV12-W3-1 RELIC-SPECTRUM-ODE-LOCK — {R['verdict']}  "
                 f"(int_agree={R['integrator_agreement']:.1e}, unit={R['unitarity_residual']:.1e})",
                 fontsize=11)
    fig.tight_layout(rect=[0, 0, 1, 0.97])
    fig.savefig(OUT_PNG, dpi=130)
    plt.close(fig)
    print(f"  plot -> {OUT_PNG}")


# ---------------------------------------------------------------------------
# Section 12 — verdict payload
# ---------------------------------------------------------------------------
def emit_4tuple(value, scheme, convention, L_max) -> str:
    return f"(value={value!r}, scheme={scheme}, convention={convention}, L_max={L_max})"


def print_verdict_payload(verdict, value, audit_sha, content_sha,
                          companion_note="", extra_rows=None) -> dict:
    payload = {
        "session": 12,
        "gate_id": GATE_ID,
        "verdict": verdict,
        "value": str(value),
        "scheme": SCHEME,
        "convention": CONVENTION,
        "l_max": str(L_MAX),
        "audit_sha256": audit_sha,
        "content_sha256": content_sha,
        "schema_version": "S84+",
    }
    if companion_note:
        payload["companion_note"] = companion_note
    if extra_rows:
        payload["extra_rows"] = list(extra_rows)
    print("<<<EMIT_VERDICT_PAYLOAD>>>")
    print(json.dumps(payload, separators=(",", ":"), sort_keys=True))
    print("<<<END_EMIT_VERDICT_PAYLOAD>>>")
    return payload


# ---------------------------------------------------------------------------
# Section 13 — Main
# ---------------------------------------------------------------------------
def main() -> int:
    t0 = time.time()                                                    # (local)

    # plan-text-drift disclosure
    if not CACHE_PATH_PLAN.exists() and CACHE_PATH.exists():
        print(f"PLAN-TEXT-DRIFT: cache pinned at {CACHE_PATH_PLAN} (absent); "
              f"resolved to canonical {CACHE_PATH} per substrate-first-canonical-sourcing.md (ii.B)")

    pins = log_input_pins(INPUT_FILES)                                  # (local)
    script_path = Path(__file__).resolve()                              # (local)
    canonical_path = SHARED_DIR / "canonical_constants.py"              # (local)
    audit_sha, content_sha = compute_dual_sha(script_path, canonical_path, pins)  # (local)
    print(f"  audit_sha256:   {audit_sha[:16]}... (script+canonical+pinmap)")
    print(f"  content_sha256: {content_sha[:16]}... (script only)")

    R = compute()                                                       # (local)

    # save npz (full float64; downstream-consumed FOUNDATIONAL artifact)
    np.savez(
        OUT_NPZ,
        beta_k=R["beta_k"], alpha_k=R["alpha_k"], beta2_k=R["beta2_k"],
        E_k=R["E_k"], omega_k=R["omega_k"], k_grid=R["k_grid"],
        mult_k=R["mult_k"], Delta_k=R["Delta_k"],
        rho_relic=R["rho_relic"], N_pair_eff=R["N_pair_eff"],
        integrator_agreement=R["integrator_agreement"],
        refine_agreement=R["refine_agreement"],
        unitarity_residual=R["unitarity_residual"],
        ode_all_ok=R["ode_all_ok"], truncation_consistent=R["truncation_consistent"],
        construction_cache_dev=R["construction_cache_dev"],
        construction_faithful=R["construction_faithful"],
        L_band_ceiling=R["L_band_ceiling"], L_band_check=R["L_band_check"],
        rho_relic_check=R["rho_relic_check"], N_pair_check=R["N_pair_check"],
        rho_trunc_rel=R["rho_trunc_rel"], N_trunc_rel=R["N_trunc_rel"],
        N_seg_scan=R["N_seg_scan"], tm_beta2_vs_nseg=R["tm_beta2_vs_nseg"],
        tm_var_nseg=R["tm_var_nseg"], tm_ode_converge=R["tm_ode_converge"],
        bd_beta2_cf=R["bd_beta2_cf"], bd_var_nseg=R["bd_var_nseg"],
        bd_cf_tm_dev=R["bd_cf_tm_dev"], bd_unit_max=R["bd_unit_max"],
        pair_band=R["pair_band"], tau_grid=R["tau_grid"],
        tau_in=R["tau_in"], tau_out=R["tau_out"],
        n_modes_full=R["n_modes_full"], n_uniq=R["n_uniq"],
        mu_chem=MU_CHEM, tau_fold=float(tau_fold),
    )
    print(f"\n  npz -> {OUT_NPZ}")
    make_plot(R)

    tag = emit_4tuple(R["value"], SCHEME, CONVENTION, L_MAX)            # (local)
    print(tag)

    note = (f"relic_spectrum_locked:int_agree={R['integrator_agreement']:.2e}_"
            f"refine={R['refine_agreement']:.2e}_unit={R['unitarity_residual']:.2e}_"
            f"n_uniq={R['n_uniq']}_rho_relic={R['rho_relic']:.4e}_Npair={R['N_pair_eff']:.4e}_"
            f"TMvarNseg={R['tm_var_nseg']:.2f}_BDvarNseg={R['bd_var_nseg']:.6f}_"
            f"trunc_consistent={R['truncation_consistent']}_"
            f"cache_path_drift_corrected_to_session-84")                # (local)
    extra = [
        f"# pair_band 2E_k=[{R['pair_band'].min():.4f},{R['pair_band'].max():.4f}] "
        f"S101_anchor=[{PAIR_BAND_LO},{PAIR_BAND_HI}](2|lambda|,Delta->0); "
        f"2|lambda|_min={2.0*float(R['k_grid'].min()):.6f}",
        f"# box_delta_sudden_xcheck: cf_beta2={R['bd_beta2_cf']:.6e} var_Nseg={R['bd_var_nseg']:.6f}(~1 EXACT) "
        f"cf_vs_TM={R['bd_cf_tm_dev']:.2e} vs SMOOTH_fold_TM_var_Nseg={R['tm_var_nseg']:.3f}(ARTIFACT)",
        f"# truncation: Casimir-bound bottom band p+q<={R['L_band_ceiling']} (operational), "
        f"rho_relic rel change to p+q<={R['L_band_check']} = {R['rho_trunc_rel']:.3e} (<= {TRUNC_TOL} => stable); "
        f"higher levels adiabatically frozen (math-scripts.md D_K-block-diagonality pre-check)",
        f"# convention: omega_k=sqrt((lambda_k-mu)^2+Delta_k^2) mu=0 (S36 particle-hole-symm); "
        f"Delta_k=Delta_BCS={float(Delta_BCS):.6f}; plan (lambda^2-mu^2)^2 = transcription of (lambda-mu) BdG band-energy",
    ]
    print_verdict_payload(R["verdict"], R["value"], audit_sha, content_sha,
                          companion_note=note, extra_rows=extra)

    wall = time.time() - t0                                             # (local)
    print(f"\n=== {GATE_ID}: {R['verdict']} (wall {wall:.1f}s) ===")
    return 0


if __name__ == "__main__":
    sys.exit(main())
